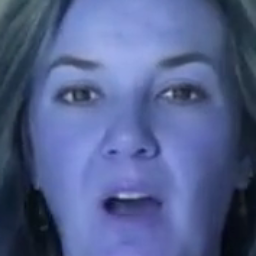
#> input picture test_face.png, 256 x 256 px, found by its file name
$ python img_processing.py
#> lines starting #> are read from the running program, lines starting #| are printed output that depends on the picture
import cv2
import numpy as np


def mask_image(img_path: str):
    # Read an input image as a gray image
    img = cv2.imread(img_path)
#> img is the input picture: shape (256, 256, 3); mean B, G, R 141.7, 96.2, 82.4
    # create a mask
    mask = np.zeros(img.shape[:2], np.uint8)
    mask = cv2.rectangle(mask, (0, 0), (255, 127), 255, -1)

    # compute the bitwise AND using the mask
    masked_img = cv2.bitwise_and(img, img, mask=mask)
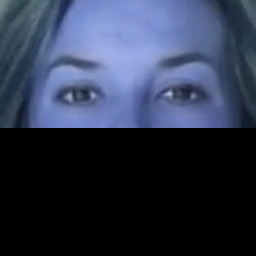
#> masked_img: shape (256, 256, 3); mean B, G, R 73.7, 52.9, 44.7

    # display the mask, and the output image
    cv2.imshow('Masked Image', masked_img)

    # save the masked image.
    #cv2.imwrite("masked", masked_img)
    cv2.waitKey(0)


if __name__ == "__main__":
    masked = mask_image("/home/khoa/Documents/Projects/QMIND/deepfake-lip-sync/test_face.png")
